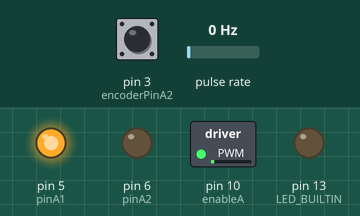
Recording of a sketch running on a simulated Arduino Uno, built with avr-gcc and run on an emulated ATmega328P. Shown: switched loads named in the sketch (green lamp = pin HIGH), output pins drawn as LEDs (lit = HIGH). Wiring (inferred from the names in the program): pulse sensor: data pin 2. Inputs (shaded band) come from the test bench; at power-on: pulse rate 0 Hz, pin 3 (encoderPinA2) LOW. What the sketch prints to the serial monitor is not drawn.

Above: at 1.2 s.
1.3 s: pulse rate (sensor on pin 2) set to 4 Hz
4.3 s: pin 3 (encoderPinA2) pulsed HIGH 5 times (0.12 s each, 0.3 s apart)
Timing chart, 0 to 7.3 s (numbered marks = the images above; inputs shaded):
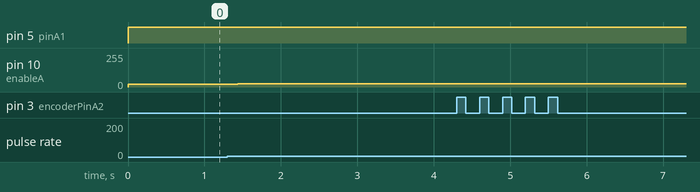

Measured:
- after the input at 1.3 s, pin 10 (enableA): 20/255 → 25/255 after 0.14 s
- after the input at 4.3 s, every drawn part: stays the same

The sketch:

PID_one_degree.ino
```cpp
#include <PID_v1.h>


int enableA = 10;
int pinA1 = 5;
int pinA2 = 6;
int encoderPinA1 = 2; //interrupt pin
int encoderPinA2 = 3; //interrupt pin

//global variables
volatile int count = 0; //track how far the user has moved. gave it a random value for now to avoid neg numbers while testing
volatile int pwm = 0;
volatile int initial_flag = 1;

//PID variables
volatile double my_Setpoint = 0;

int isr_encoderA1(){

  unsigned long interruptTime = millis();

  initial_flag = 0; //once hit ISR, turn off initial flag

        if (digitalRead(encoderPinA1) == HIGH) { //if signal A1 is on rising edge

            if (digitalRead(encoderPinA2) == LOW) { //and signal A2 is low when on rising edge of A1

              count++;

            } else { //signal A2 is high on rising edge of A1

              count--;

            }

        } else {

          if (digitalRead(encoderPinA2) == HIGH) {

              count++;

            } else {

              count--;

            }

        }
        if (count >= my_Setpoint)
        {
          pwm = 0; //turnoff motor immediately after reaching setpoint
        }
        else
        {
          pwm = (pwm <= 25) ? 25 : (((int)my_Setpoint - count));
          //25 is to make sure pwm is always bigger than 25, because anything lower motor won't move, count won't increment, pwm won't increase, everything stuck
        }


}


void setup() {

Serial.begin (9600);

 //configure pin modes

 pinMode (enableA, OUTPUT);

 pinMode (pinA1, OUTPUT);

 pinMode (pinA2, OUTPUT);

 pinMode (encoderPinA1, INPUT);

 pinMode (encoderPinA2, INPUT);

 attachInterrupt(digitalPinToInterrupt(encoderPinA1), isr_encoderA1, CHANGE);

 pinMode(LED_BUILTIN, OUTPUT);

}

void loop() {


     //encoder is 120 cycles/ revolution. Therefore count/4 = # cycles (if you're checking both encoder pins), #cycles/120=#revolutions, #revolutions * 360 = total angular count


      turnMotorCW();
      if (my_Setpoint <= 100) // 100 is the utimate setpoint for now, make is a variable later on
      {
        my_Setpoint = (my_Setpoint + ((100 - my_Setpoint)/ 20));
        //the divide by 20 thing is a PD tuning, the bigger the gap, the more setpoint is incremented, the higher pwm
      }

      if (initial_flag == 1)
      {
        pwm = 20; //in the beginning before ISR is reached for first time, want to make sure motor moves
      }


      Serial.print(count,DEC);
      Serial.print("   ");
     Serial.print(pwm,DEC);
      Serial.print("   ");
      Serial.print(my_Setpoint, DEC);
      Serial.println("\t");

 }


 void turnMotorCW(){

     analogWrite (enableA, pwm);

     digitalWrite (pinA1, HIGH); //not sure if A1 high + A2 low is CW or CCW

     digitalWrite (pinA2, LOW);

   return;

 }


void turnMotorCCW(){

     analogWrite (enableA, pwm);

     digitalWrite (pinA1, LOW); //not sure if A1 high + A2 low is CW or CCW

     digitalWrite (pinA2, HIGH);

   return;

}


 void offMotor(){

    digitalWrite (enableA, LOW);

    return;

 }
```
